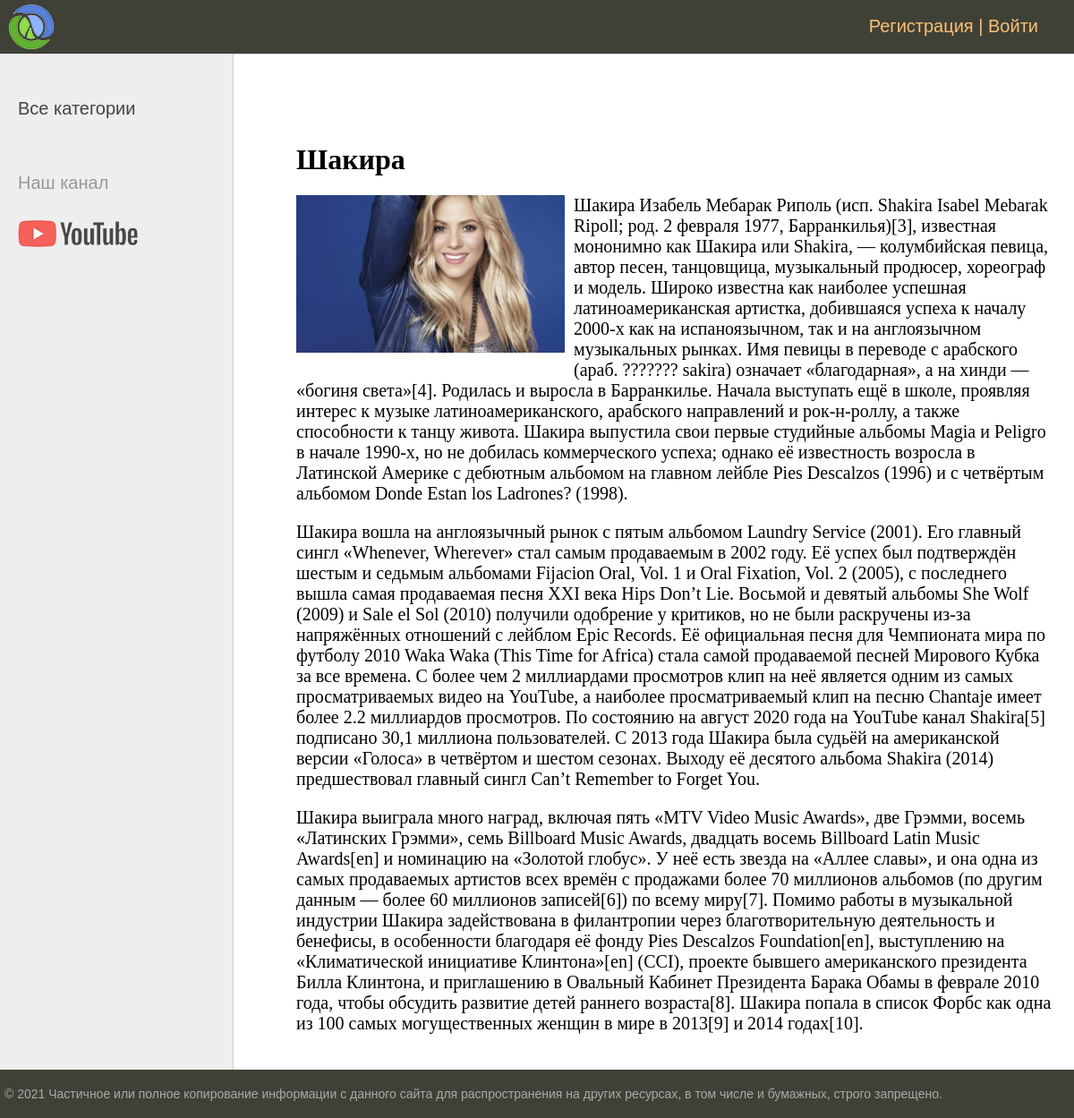
/post/shakira/, run on the app's committed database.
### women/models.py (models this page shows, shortened)
class Women(models.Model):
    title = models.CharField(max_length=255, verbose_name='Заголовок')
    slug = models.SlugField(max_length=255, unique=True, db_index=True, verbose_name='URl')
    content = models.TextField(blank=True, verbose_name='Текст статьи')
    photo = models.ImageField(upload_to='photos/%Y/%m/%d/', blank=True, verbose_name='Фото')
    time_create = models.DateTimeField(auto_now_add=True, verbose_name='Время создания')
    time_update = models.DateTimeField(auto_now=True, verbose_name='Время изменения')
    is_published = models.BooleanField(default=True, verbose_name='Пубилкация')
    cat = models.ForeignKey('Category', on_delete=models.PROTECT, verbose_name='Категория')
    def __str__(self):
        return self.title
    class Meta:
        verbose_name = 'Известные женщины'
        verbose_name_plural = 'Известные женщины'
        ordering = ['-time_create', 'title']

### women/views.py (the view)
# urls.py: path('post/<slug:post_slug>/', ShowPost.as_view(), name='post'),
class ShowPost(DataMixin, DetailView):
    model = Women
    template_name = 'women/post.html'
    slug_url_kwarg = 'post_slug'
    context_object_name = 'post'
    def get_context_data(self, *, object_list=None, **kwargs):
        context = super().get_context_data(**kwargs)
        context['title'] = context['post']
        return context

### women/templates/women/post.html
{% extends 'women/base.html' %}
{% block content %}
<h1>{{ post.title }}</h1>
{% if post.photo %}
<p><img src="{{ post.photo.url }}" alt="{{ post.title }}" class="img-article-left"></p>
{% endif %}
{{ post.content|linebreaks }}
{% endblock %}

### women/static/women/css/styles.css (style rules this page uses)
html, body { font-family: 'Arial'; margin: 0; padding: 0; height: 100%; width: 100%; color: #444; }
img { max-width: 600px; height: auto; }
img.img-article-left { max-width: 300px; height: auto; float: left; padding: 0 10px 10px 0; }
.content-text h1 { font-size: 32px; }

### data on the page
Women: title "Шакира", photo (picture), content "Шакира Изабель Мебарак Риполь (исп. Shakira Isabel Mebarak Ripoll; род. 2 февраля 1977, Барранкилья)[3], известная мононимно как Шакира или Shakira, — колумбийская певица, автор песен, танцовщица, музыкальный продюсер, хореограф и модель. Широко известна как наиболее успешная латиноамериканская артистка, добившаяся успеха к началу 2000-х как на испаноязычном, так и на англоязычном музыкальных рынках. Имя певицы в переводе с арабского (араб. ??????? sakira) означает «благодарная», а на хинди — «богиня света»[4]. Родилась и выросла в Барранкилье. Начала выступать ещё в школе, проявляя интерес к музыке латиноамериканского, арабского направлений и рок-н-роллу, а также способности к танцу…"
